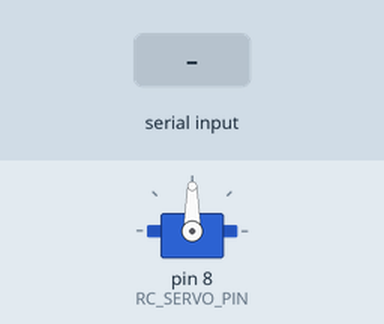
Recording of a sketch running on a simulated Arduino Uno, built with avr-gcc and run on an emulated ATmega328P. Parts: servo. The inputs (shaded band) are chosen by the test bench. What the sketch prints to the serial monitor is not drawn.

Above: at 1.2 s.
1.3 s: "90,45\n" received over Serial
At 1.7 s:
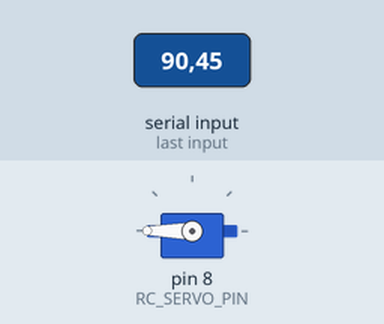
2.8 s: "30,150\n" received over Serial
At 4.0 s:
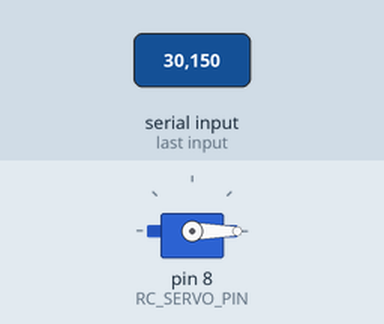
4.3 s: "1,90\n" received over Serial
At 5.2 s:
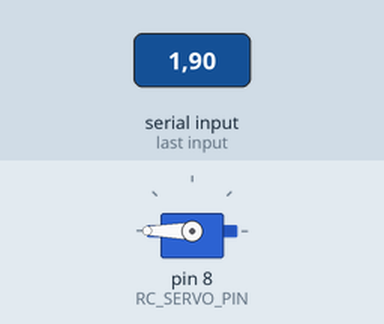
Timing chart, 0 to 7.3 s (numbered marks = the images above; inputs shaded):
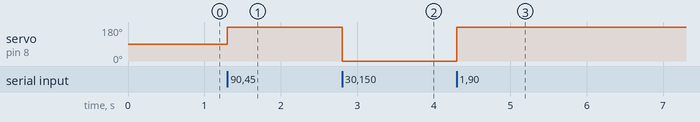

Measured:
- after the input at 1.3 s, servo on pin 8 (RC_SERVO_PIN): 90° → 180° at once
- after the input at 2.8 s, servo on pin 8 (RC_SERVO_PIN): 180° → 0° at once
- after the input at 4.3 s, servo on pin 8 (RC_SERVO_PIN): 0° → 180° at once

The sketch:

union_arduino_steering_control.ino
```cpp
#include <Servo.h>

#define NEUTRAL_ANGLE 90
#define RC_SERVO_PIN   8

int Steering_Angle = 0;
Servo Steeringservo;

union UNION
{
  int angle;
  unsigned char mbyte[2];
} u;

void setup()
{
  Serial.begin(115200);
  Steeringservo.attach(RC_SERVO_PIN);
}

void loop()
{
  Serial.print("mbyte[0]: ");
  while (!Serial.available()) {}
  u.mbyte[0] = Serial.parseInt();
  Serial.println(u.mbyte[0]);
  Serial.read();

  Serial.print("mbyte[1]: ");
  while (!Serial.available()) {}
  u.mbyte[1] = Serial.parseInt();
  Serial.println(u.mbyte[1]);
  Serial.read();

  Steeringservo.write(NEUTRAL_ANGLE + u.angle);

  Serial.print("angle_offset: ");
  Serial.println(u.angle);
  Serial.print("angle: ");
  Serial.println(NEUTRAL_ANGLE + u.angle);
  Serial.println();
  delay(1000);
}
```
